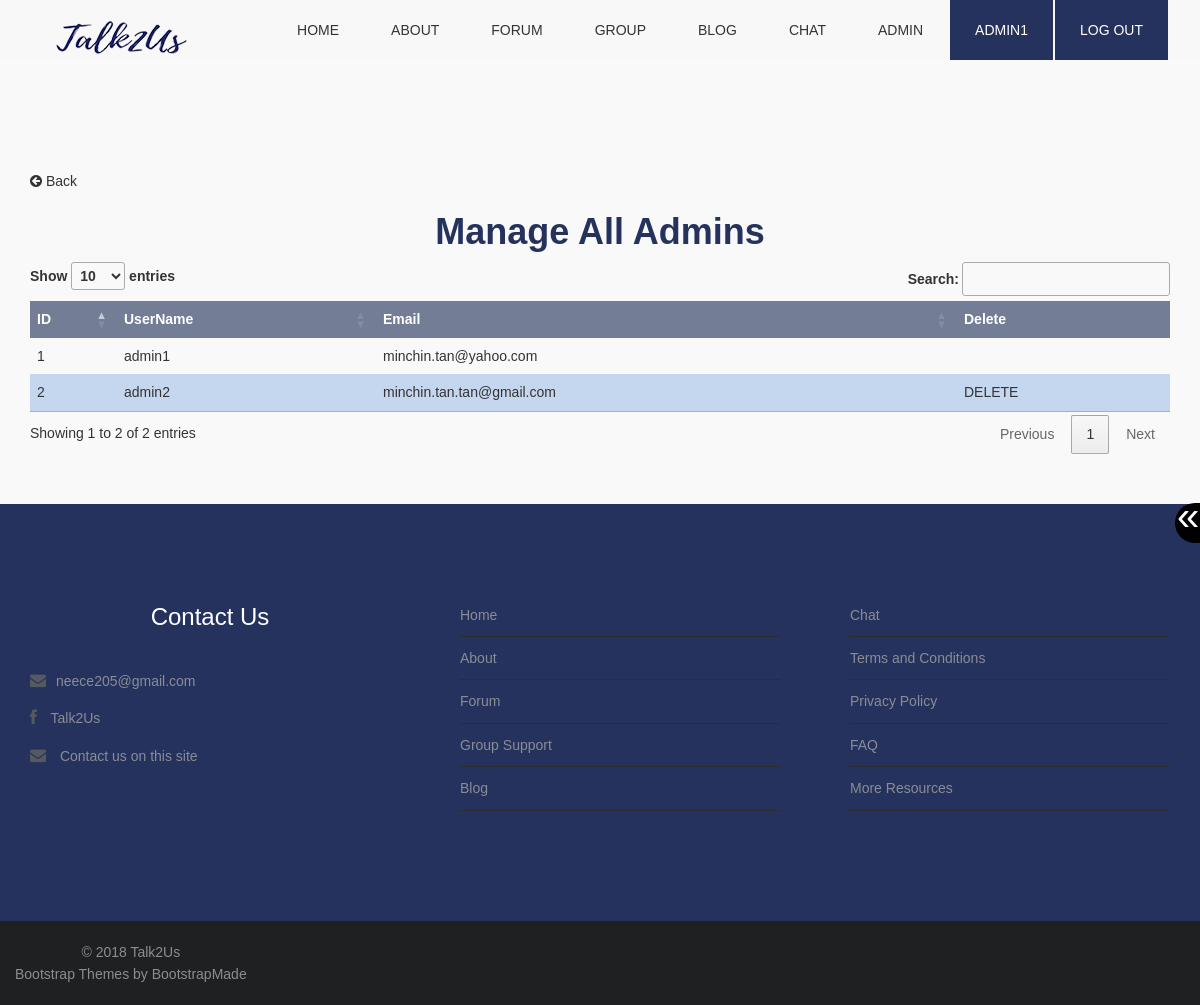
Screenshot of /manageAdminList.php (signed in) with the database file from the repository.
### tables this page shows
CREATE TABLE `user` (
  `userID` int(10) NOT NULL,
  `username` varchar(50) NOT NULL,
  `usernameGen` varchar(50) NOT NULL,
  `email` varchar(50) NOT NULL,
  `passwordHash` varchar(255) NOT NULL,
  `dob` date NOT NULL,
  `accountID` int(10) NOT NULL,
  `banned` tinyint(1) NOT NULL,
  `verified` tinyint(1) NOT NULL
);

### manageAdminList.php (the view, shortened to what this page needs)
<?php
	require_once("function.php");
	include "database_conn.php";
	if(isset($_SESSION['userID'])){
		$userID = $_SESSION['userID'];
		$accountID = $_SESSION['role'];
	}
	$sqlAdmin = "SELECT username, userID, email
	FROM user
	WHERE accountID=1
	ORDER BY userID";
	$rsAdmin = mysqli_query($conn,$sqlAdmin)
	or die(mysqli_error($conn));
	echo makePageStart("Talk2Us - Manage All Admins");
	echo makeNav("");
	echo resizeButtons();
?>
<section class="box">
	<div class="container top-content">
<?php
	if (isset($_SESSION['userID'])){
		if ($accountID == "1") {
?>
<a href="manageAdmin.php" class="backButton"><p><i class="fa fa-arrow-circle-left fa-1x"></i> Back</p></a>
	<h1><strong>Manage All Admins</strong></h1>
<?php
			if (mysqli_affected_rows($conn)>0) {
?>
	<table id="adminTable">
		<thead>
			<tr>
				<th>ID</th>
				<th>UserName</th>
				<th>Email</th>
				<th>Delete</th>
			</tr>
		</thead>
		<tbody>
<?php
				while($row = mysqli_fetch_assoc($rsAdmin)){
					$id				= 	$row["userID"];
					$username		=	$row["username"];
					$email        	=	$row["email"];
					echo "<tr>";
					echo "<td>$id</td>";
					echo "<td>$username</td>";
					echo "<td>$email</td>";
					if ($id != $userID){
						echo "<td><a onClick=\"javascript: return confirm(' Are you sure you want to delete $username? ');\" href=\"deleteAdmin.php?userID=$id\">DELETE</a></td>";
					}else{
						echo "<td></td>";
					}
					echo "</tr>";
				}
				echo"</tbody>";
				echo"</table>";
			} else {
				echo noexist("Admins");
				echo "<a href=\"manageAdmin.php\"><p>Return to manage admins</p></a>";
				echo "<a href=\"admin.php\"><p>Return to admin page</p></a>";
			}
		} else {
			echo wronglog("Admins");
		}
	} else {
		echo nolog();
	}
?>
</div>
</section>
<?php
	echo makeFooter();
  ?>

### css/style.css (style rules this page uses)
body { font-family: Arial, Helvetica, sans-serif; font-size:14px; font-weight:300; line-height:1.6em; color:#333; background-color:#fff; }
h1 { text-align:center; color: #24325D; }
p { color:#333; }
a { text-decoration:none; transition: all 0.1s ease-in-out; -moz-transition: all 0.1s ease-in-out; -webkit-transition: all 0.1s ease-in-out; -o-transition: all 0.1s ease-in-out; outline: none; color:#333; }
section.box { background-color:#f9f9f9; text-align:left; padding-top:50px; padding-bottom:50px; }
.inner-footer ul li,a { list-style:none; }
.top-content { margin-top: 120px !important; }
#submitblogtable td,th, #adminTable td,th,#userTable td,th,#contactTable td,th,#faqtable td,th,#faqquestable td,th, #dbCattable td,th , #applytable td,th , #postblogtable td,th , #submitblogtable td,th , #postblogcattable td,th , #repBlogtable td,th, #dbtopictable td,th, #groupmemtable td,th , #grouptable td,th,#repDBtable td,th,#repGStable td,th,#repChattable td,th { border-style: none !important; padding:0.5em !important; font-family: Arial, Helvetica, sans-serif !important; }
#submitblogtable th, #adminTable th,#userTable th,#contactTable th,#faqtable th,#faqquestable th,#dbCattable th,#applytable th,#postblogtable th,#submitblogtable th ,#postblogcattable th,#repBlogtable th,#dbtopictable th ,#groupmemtable th,#grouptable th,#repDBtable th,#repGStable th,#repChattable th { background-color: #737D96 !important; color: #FFFFFF !important; }
#submitblogtable tr:nth-of-type(even), #adminTable tr:nth-of-type(even),#userTable tr:nth-of-type(even),#contactTable tr:nth-of-type(even),#faqtable tr:nth-of-type(even),#faqquestable tr:nth-of-type(even),#dbCattable tr:nth-of-type(even),#applytable tr:nth-of-type(even),#postblogtable tr:nth-of-type(even),#submitblogtable tr:nth-of-type(even),#postblogcattable tr:nth-of-type(even),#repBlogtable tr:nth-of-type(even),#dbtopictable tr:nth-of-type(even),#groupmemtable tr:nth-of-type(even),#grouptable tr:nth-of-type(even),#repDBtable tr:nth-of-type(even),#repGStable tr:nth-of-type(even),#repChattable tr:nth-of-type(even) { background-color: #C5D7EF !important; }
#submitblogtable thead, #adminTable thead,#userTable thead,#contactTable thead,#faqtable thead,#faqquestable thead ,#dbCattable thead ,#applytable thead,#postblogtable thead,#submitblogtable thead ,#postblogcattable thead ,#repBlogtable thead,#dbtopictable thead,#groupmemtable thead,#grouptable thead,#repDBtable thead,#repGStable thead,#repChattable thead { background-color: #737D96 !important; color: #FFFFFF !important; }
.backButton { cursor: pointer; }

### rows the page displays
user: userID "1", username "admin1", email "minchin.tan@yahoo.com"
user: userID "2", username "admin2", email "minchin.tan.tan@gmail.com"

### other values shown
$_SESSION['username'] "ADMIN1"
